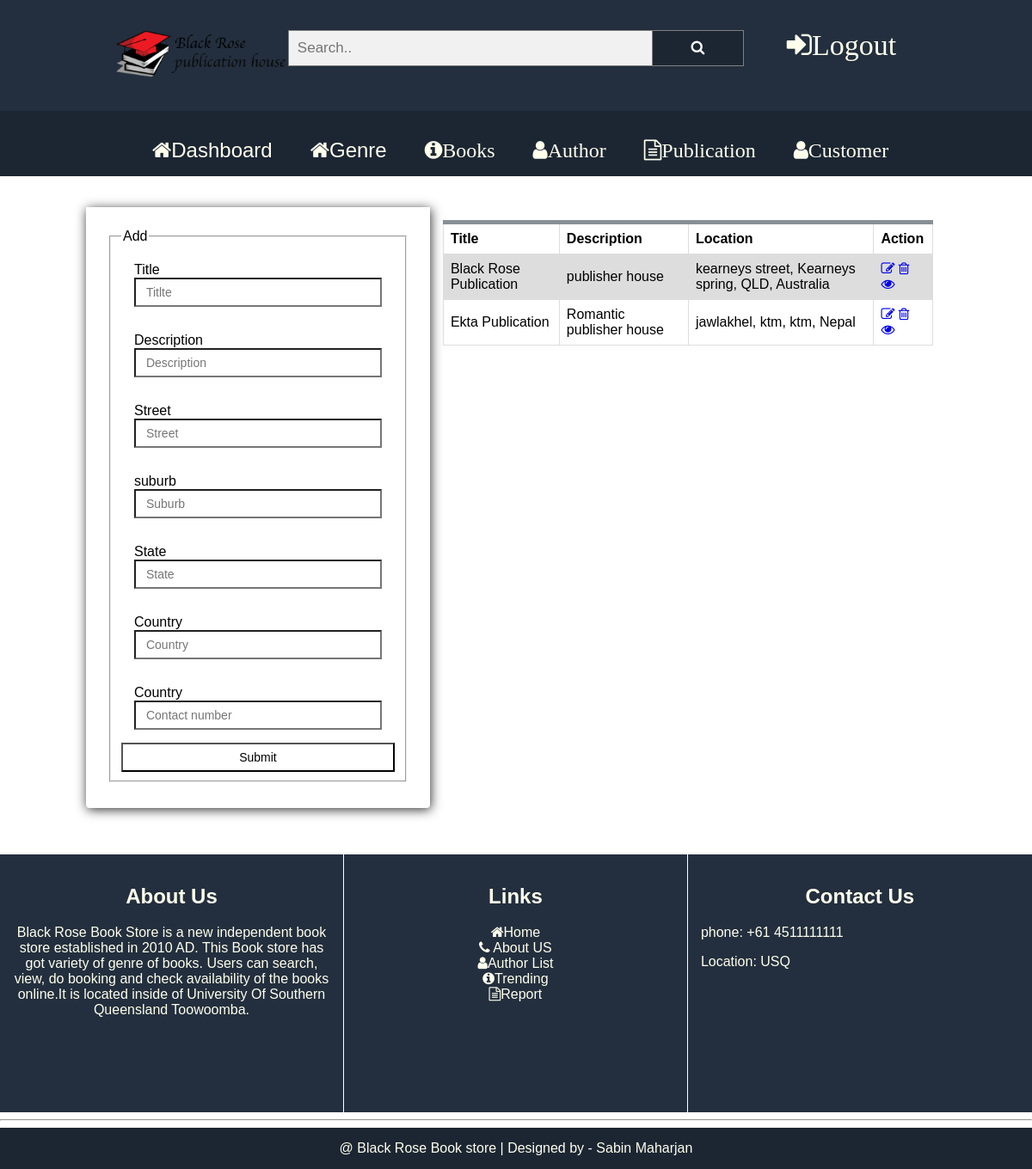
The page /publishers/index (signed in) on the database its author committed.
### tables this page shows
CREATE TABLE tbl_publishers (
  				id INTEGER PRIMARY KEY,
  				title TEXT,
  				description TEXT,
                suburb TEXT,
                state TEXT,
                street TEXT,
                country TEXT,
                contact_number TEXT,
  				timestamp DATETIME DEFAULT CURRENT_TIMESTAMP
          
                );

### app/Controller/publishers.php (called while the page is built, shortened)
<?php
class Publishers extends Controller{
    private $model;
    public function __construct(){
        $this->model=$this->model('Publisher');
    }
    public function index(){
        $data=$this->model->get();
        $this->view('publisher/index', $data);
    }
}
?>

### index.php (called while the page is built, shortened)
<?php
 $init = new Core;
 ?>

### app/Libraries/Libcommon.php (called while the page is built, shortened)
<?php
  class Libcommon{
    private $db;
    private $table;
    public function __construct($table=""){
      $this->table=$table;
    }
    public function openDBConnection(){
      try{
          $this->db=new SQLITE3(dirname(dirname(dirname(__FILE__))).'/database/'.DB);
        } catch(Exception $e){
          $this->error = $e->getMessage();
          echo $this->error;
        }
    }
    public function query($sql){
      return $this->db->query($sql);
    }
    public function get($fields="*",$condition="1=1"){
      $sql = "SELECT $fields FROM $this->table WHERE $condition";
        $result = $this->query($sql);
        if($result)
        {
          return $result;
        }
        else
        {
          return "ERROR! failed to update ".$this->table." Info.";
        }
    }
}

### resources/views/admin/publisher/index.php (the view)
<?php
	require(BACKEND."include/header.php");
    require(BACKEND."include/nav.php");
?>
	<main>
		<article>
      <?php 	?>	<br>	<br>
			<section class="row">
				<div class="col-id-1"></div>
				<div class="col-id-4 form_body">
				<form id="login_form"  action="<?php echo SITEROOT ;?>publishers/create"  method="post">
                        <fieldset>
                            <legend>Add</legend>
                                <div class="col-id-12 ">
                                    <label for="title">Title </label><div id=""></div>
                                    <input type="text" class="form-control" id="title"  name="title" placeholder="Titlte" required>
								</div>
								<div class="col-id-12 ">
                                    <label for="description">Description </label><div id=""></div>
                                    <input type="text" class="form-control" id="description"  name="description" placeholder="Description">
								</div>
								<div class="col-id-12 ">
                                    <label for="street">Street </label><div id=""></div>
                                    <input type="text" class="form-control" id="street"  name="street" placeholder="Street">
								</div>
								<div class="col-id-12 ">
                                    <label for="suburb">suburb </label><div id=""></div>
                                    <input type="text" class="form-control" id="suburb"  name="suburb" placeholder="Suburb">
								</div>
								<div class="col-id-12 ">
                                    <label for="state">State </label><div id=""></div>
                                    <input type="text" class="form-control" id="state"  name="state" placeholder="State">
								</div>
								<div class="col-id-12 ">
                                    <label for="country">Country </label><div id=""></div>
                                    <input type="text" class="form-control" id="country"  name="country" placeholder="Country">
								</div>
								<div class="col-id-12 ">
                                    <label for="contact_number">Country </label><div id=""></div>
                                    <input type="text" class="form-control" id="contact_number"  name="contact_number" placeholder="Contact number">
                                </div>
                                <br>
                                <input type="submit" name="submit" class="submit btn form-control" value="Submit" />
                        </fieldset>
                    </form>
				</div>
				<div class="col-id-6">
				<table class="">
					<tr>
						<th>Title</th>
						<th>Description</th>
						<th>Location</th>
						<th>Action</th>
					</tr>
					<?php
					$controllers="publishers";
					while ($row = $data->fetchArray()) {?>
					<tr>
						<td><?php echo $row['title'];?></td>
						<td><?php echo $row['description'];?></td>
						<td><?php echo $row['street'].", ".$row['suburb'].", ".$row['state'].", ".$row['country'];?></td>
						<td><?php
						include(BACKEND."include/action_button.php"); ?></td>
					</tr>
					<?php
					}
					?>
				</table>
									<br>
					<br><br>
					<br>
					<br>
			</section>
			<br><br><br>
		</article>
	</main>
<?php
	require(BACKEND.'include/footer.php');
?>

### resources/views/admin/include/action_button.php
<a href="<?php echo SITEROOT.$controllers.'/edit/'.$row['id'] ;?>" class="btn btn-dark btn-block"><i class="fa fa-pencil-square-o" aria-hidden="true"></i></a>
<a href="<?php echo SITEROOT.$controllers.'/delete/'.$row['id'] ;?>" class="btn btn-dark btn-block"><i class="fa fa-trash-o" aria-hidden="true"></i></a>
<a href="<?php echo SITEROOT.$controllers.'/show/'.$row['id'] ;?>" class="btn btn-dark btn-block"><i class="fa fa-eye" aria-hidden="true"></i></a>

### public/style/style.css (style rules this page uses)
.row::after { content: ""; clear: both; display: block; }
[class*="col-id-"] { float: left; padding: 15px; }
.col-id-1 { width: 8.33%; }
.col-id-4 { width: 33.33%; }
.col-id-6 { width: 50%; }
.col-id-12 { width: 100%; }
* { font-family: "Comic Sans MS", cursive, sans-serif; box-sizing: border-box; scroll-behavior: smooth; }
body { margin:0px auto; }
a { text-decoration-line: none; }
.form-control { display: block; width: 100%; height: 34px; padding: 6px 12px; font-size: 14px; vertical-align: middle; background-color: #fff; }
.form_body { padding: 25px 25px 30px 25px; box-shadow: 1px 2px 13px 0px #333; -moz-border-radius: 0 0 4px 4px; -webkit-border-radius: 0 0 4px 4px; border-radius: 0 0 4px 4px; text-align: left; transition: all .4s ease-in-out; }

### public/style/custom.css (style rules this page uses)
table { font-family: arial, sans-serif; border-collapse: collapse; width: 100%; border-top: 5px solid #888F96; }
td, th { border: 1px solid #dddddd; text-align: left; padding: 8px; }
tr:nth-child(even) { background-color: #dddddd; }

### rows shown on the page
tbl_publishers: title "Black Rose Publication", description "publisher house", street "kearneys street", suburb "Kearneys spring", state "QLD", country "Australia"
tbl_publishers: title "Ekta Publication", description "Romantic publisher house", street "jawlakhel", suburb "ktm", state "ktm", country "Nepal"
